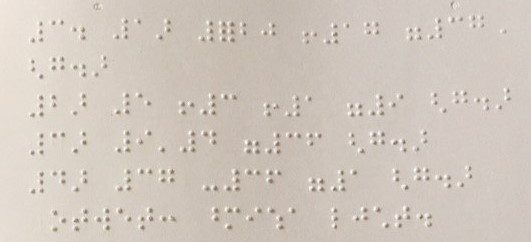
#> input picture ComputerVision/OpenCV_Intro/images/braille.jpeg, 531 x 242 px
$ jupyter execute intro_CV.ipynb   (shell and % lines are left out)
#> lines starting #> are read from the running program, lines starting #| are printed output that depends on the picture
[cell 1]
import cv2
import matplotlib.pyplot as plt
import numpy as np

# 1. Load the image using OpenCV
# OpenCV reads color images in BGR (Blue, Green, Red) format by default, not RGB.
img_bgr = cv2.imread('images/braille.jpeg')
#> img_bgr is the input picture: shape (242, 531, 3); mean B, G, R 189.8, 199.2, 208.9

# 2. Convert it to standard RGB so Matplotlib can draw it correctly
img_rgb = cv2.cvtColor(img_bgr, cv2.COLOR_BGR2RGB)

# 3. Print the raw mathematical shape of the image
print(f"Image Shape: {img_rgb.shape}")
#| Image Shape: (242, 531, 3)

# 4. Display it
plt.imshow(img_rgb)
#plt.imshow(img_bgr)
plt.axis('off') # Hides the axis numbers
plt.show()

[cell 2]
# 1. Convert the image to Grayscale (simplifies the math from 3D to 2D)
img_gray = cv2.cvtColor(img_bgr, cv2.COLOR_BGR2GRAY)

# 2. Define our custom Kernel (A 3x3 matrix)
# This specific pattern of numbers calculates differences between neighboring pixels.
# If pixels are similar (flat color), it outputs 0 (black).
# If pixels are very different (an edge), it outputs a high number (white).
edge_kernel = np.array([
    [-1, -1, -1],
    [-1,  8, -1],
    [-1, -1, -1]
])

# 3. Apply the sliding window (filter) to the image
edges = cv2.filter2D(img_gray, -1, edge_kernel)
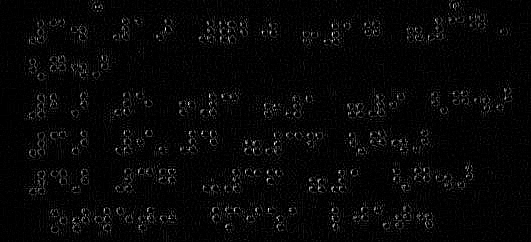
#> edges: shape (242, 531); min 0, max 255, mean 7.1

# 4. Display the result
plt.imshow(edges, cmap='gray')
plt.axis('off')
plt.show()
